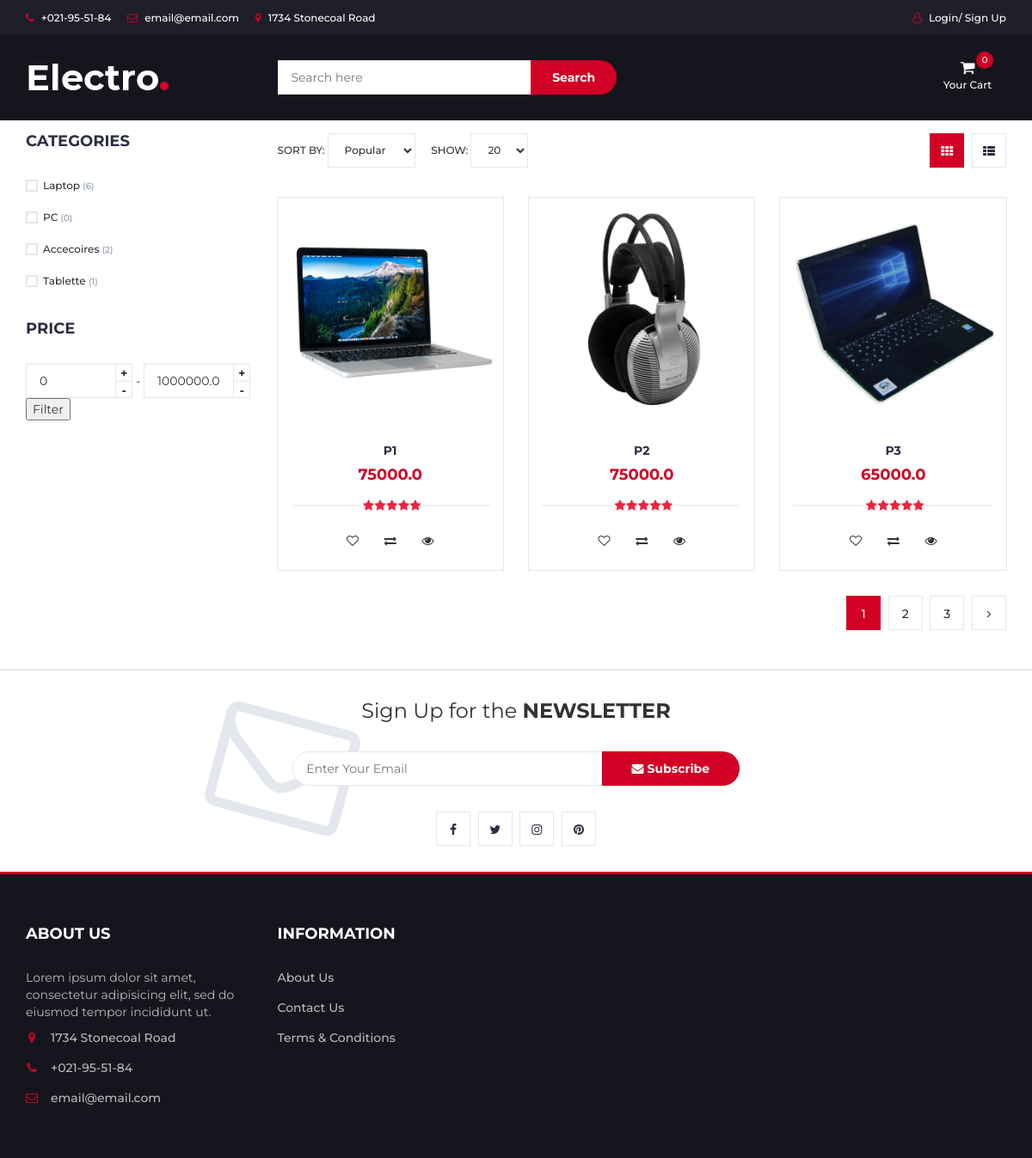
The page /store/ on the database as committed earlier.
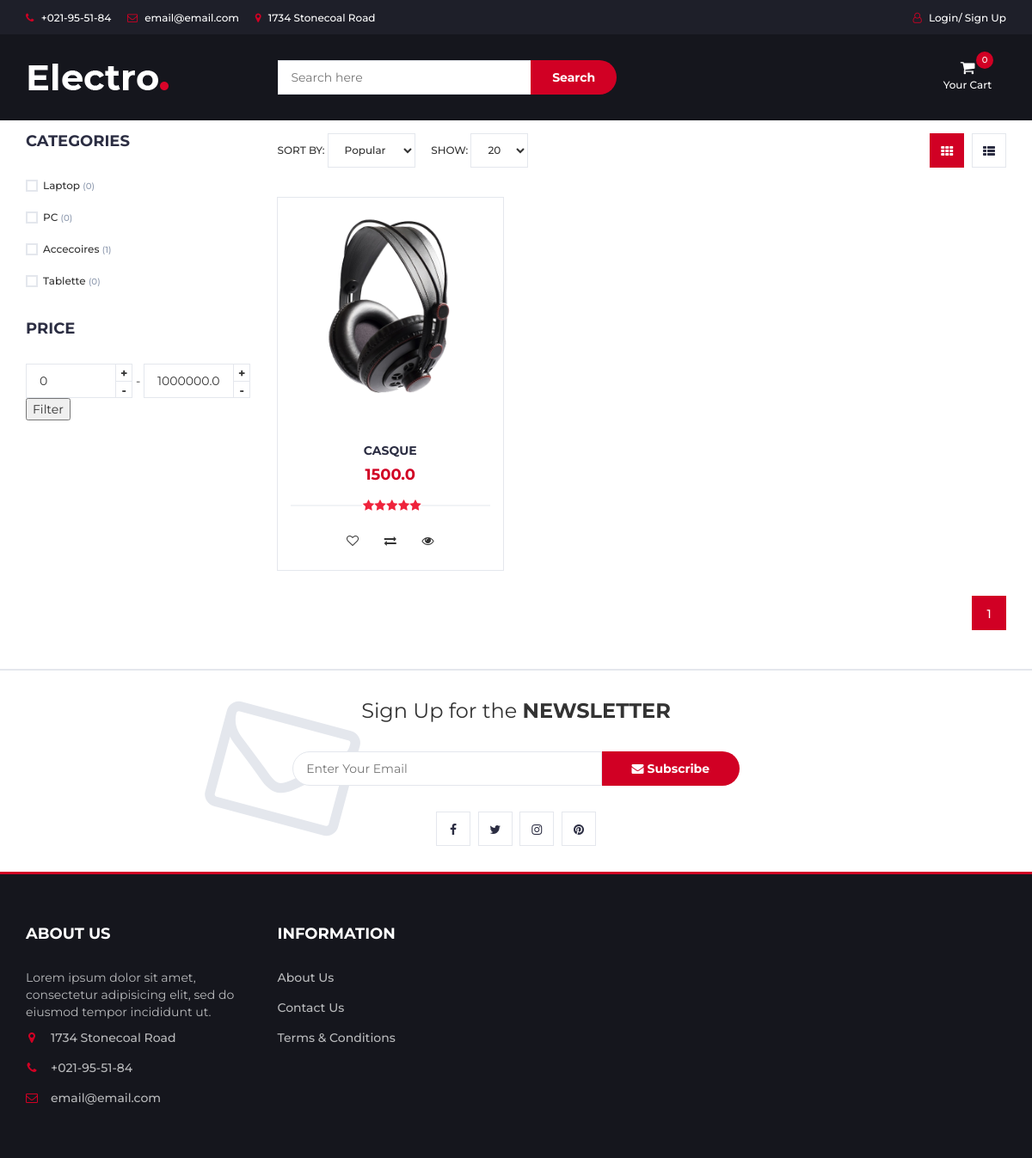
The same page on the database as committed later.
### store/models.py (models this page shows, shortened)
class Category(models.Model):
	id = models.UUIDField(
		default=uuid.uuid4,unique=True,
		primary_key=True,editable=False
		)
	name = models.CharField(max_length=20)

class Product(models.Model):
	id = models.UUIDField(
		default=uuid.uuid4,unique=True,
		primary_key=True,editable=False
		)
	title = models.CharField(max_length=25,null=True)
	description = models.TextField(null=True,blank=True)
	price = models.FloatField()
	quantity = models.PositiveIntegerField(default=1)
	sold = models.PositiveIntegerField(default=0)
	categories = models.ManyToManyField('Category')
	date_added = models.DateTimeField(auto_now_add=True,blank=True,null=True)
	isdiscount = models.BooleanField(default=False)
	new_price = models.FloatField(null = True, blank=True , default='product02.png')
	image = models.ImageField(default = "pc.png" ,null = True, blank = True)
	def __str__(self):
		return self.title

### store/views.py (the view)
# urls.py: path('',include('store.urls')),
def store(request):
	products = Product.objects.all()
	query = request.GET.get('query')
	if query:
		products = products.filter(title__icontains=query)
	if request.user.is_authenticated:
		customer = request.user.customer
		order , created = Order.objects.get_or_create(customer=customer,complete=False)
		items = order.orderitem_set.all()
	else :
		items = []
		order = {
			'get_cart_total':0,
			'get_cart_items':0,
			'id':uuid.uuid4()
		}
	selected_categories = request.GET.getlist('categories')
	min_price = request.GET.get('min_price','0')
	max_price = request.GET.get('max_price','1000000')
	print(f"Selected categories: {selected_categories}")
	print(f"Min price: {min_price}")
	print(f"Max price: {max_price}")
	if max_price:
		max_price = float(max_price)
		products = products.filter(price__lte=max_price)
	if min_price :
		products = products.filter(price__gte=float(min_price))
	if selected_categories:
		products = products.filter(categories__name__in = selected_categories)
	paginator = Paginator(products , 3)
	page_number = request.GET.get("page")
	page_obj = paginator.get_page(page_number)
	categories = Category.objects.all()
	max_price = str(max_price) if max_price else '1000000'
	min_price = str(min_price) if min_price else ''
	print(f" MAX = {max_price}")
	context = {
	 'page_obj': page_obj,
	 'categories': categories,
	 'selected_categories': selected_categories,
	 'min_price': min_price,
	  'max_price': max_price ,
	  'order':order,
	  'items':items}
	return render(request,'store/store.html',context)

### store/templatetags/custom_filter.py (called while the page is built)
@register.filter(name="dinarFormat")
def dinarFormat(value):
	res = "{:,}".format(int(value))
	res += "DA"
	return res

### store/templates/store/store.html (shortened to what this page needs)
{% extends 'store/base.html' %}
{% load static %}
{% block content %}
	<body>
			<div class="container">
				<div class="row">
					<div id="aside" class="col-md-3">
    <form method="GET" action="">
        <div class="aside">
            <h3 class="aside-title">Categories</h3>
            <div class="checkbox-filter">
                {% for category in categories %}
                <div class="input-checkbox">
                    <label for="category-{{ category.id }}">
                        <span></span>
                        {{ category.name }}
                        <small>({{ category.product_set.count }})</small>
                    </label>
                </div>
                {% endfor %}
            </div>
        </div>
        <div class="aside">
            <h3 class="aside-title">Price</h3>
            <div class="price-filter">
                <div class="input-number price-min">
                    <input id="price-min" type="number" name="min_price" value="{{ min_price }}">
                    <span class="qty-up">+</span>
                    <span class="qty-down">-</span>
                </div>
                <span>-</span>
                <div class="input-number price-max">
                    <input id="price-max" type="number" name="max_price" value="{{ max_price }}">
                    <span class="qty-up">+</span>
                    <span class="qty-down">-</span>
                </div>
            </div>
        </div>
        <button type="submit">Filter</button>
    							</form>
					</div>
					<div id="store" class="col-md-9">
						<div class="store-filter clearfix">
							<div class="store-sort">
								<label>
									Sort By:
									<select class="input-select">
										<option value="0">Popular</option>
									</select>
								</label>
								<label>
									Show:
									<select class="input-select">
										<option value="0">20</option>
									</select>
								</label>
							</div>
							<ul class="store-grid">
								<li class="active"><i class="fa fa-th"></i></li>
								<li><a href="#"><i class="fa fa-th-list"></i></a></li>
							</ul>
						</div>
						<div class="row">
							{% for product in page_obj %}
							<div class="col-md-4 col-xs-6">
								<div class="product">
									<div class="product-img">
										<img src="{{product.image.url}}" alt="">
									</div>
									<div class="product-body">
										<h3 class="product-name"><a href="{% url 'product' product.id %}">{{product}}</a></h3>
										<h4 class="product-price">{{product.price}}</h4>
										<div class="product-rating">
											<i class="fa fa-star"></i>
											<i class="fa fa-star"></i>
											<i class="fa fa-star"></i>
											<i class="fa fa-star"></i>
											<i class="fa fa-star"></i>
										</div>
										<div class="product-btns">
											<button class="add-to-wishlist"><i class="fa fa-heart-o"></i><span class="tooltipp">add to wishlist</span></button>
											<button class="add-to-compare"><i class="fa fa-exchange"></i><span class="tooltipp">add to compare</span></button>
											<button class="quick-view"><i class="fa fa-eye"></i><span class="tooltipp">quick view</span></button>
										</div>
									</div>
									<div class="add-to-cart">
										<button data-product="{{product.id}}"
												data-action="add"
												class="add-to-cart-btn update-cart"> Aad to Cart</button>
									</div>
								</div>
							</div>
							{% endfor %}
						</div>
						<div class="store-filter clearfix">
							<ul class="store-pagination">
								{% for num in page_obj.paginator.page_range %}
								{% if num == page_obj.number%}
								<li class="active">{{num}}</li>
								{%else%}
								<li><a href="?page={{num}}">{{num}}</a></li>
								{% endif %}
								{% endfor %}
								{% if page_obj.has_next%}
								<li><a href="?page={{page_obj.next_page_number}}"><i class="fa fa-angle-right"></i></a></li>
								{% endif %}
							</ul>
						</div>
					</div>
				</div>
			</div>
	</body>
{% endblock %}

### store/templates/store/base.html (shortened to what this page needs)
{% load static %}
{% load custom_filter %}
<!DOCTYPE html>
<html>
<head>
		<link type="text/css" rel="stylesheet" href="{% static 'css/bootstrap.min.css' %}"/>
		<link type="text/css" rel="stylesheet" href="{% static 'css/slick.css' %}"/>
		<link type="text/css" rel="stylesheet" href="{% static 'css/slick-theme.css' %}"/>
		<link type="text/css" rel="stylesheet" href="{% static 'css/nouislider.min.css' %}"/>
		<link type="text/css" rel="stylesheet" href="{% static 'css/font-awesome.min.css' %}"/>
		<link type="text/css" rel="stylesheet" href="{% static 'css/style.css' %}"/>
</head>
<header>
			<div id="top-header">
				<div class="container">
					<ul class="header-links pull-left">
						<li><a href="#"><i class="fa fa-phone"></i> +021-95-51-84</a></li>
						<li><a href="#"><i class="fa fa-envelope-o"></i> email@email.com</a></li>
						<li><a href="#"><i class="fa fa-map-marker"></i> 1734 Stonecoal Road</a></li>
					</ul>
					<ul class="header-links pull-right">
						{% if request.user.is_authenticated%}
						<li><a href="{% url 'logout'  %}"><i class="fa fa-user-o"></i> Logout </a></li>
						{% else %}
						<li><a href="{% url 'login'  %}"><i class="fa fa-user-o"></i> Login/ Sign Up</a></li>
						{% endif %}
					</ul>
				</div>
			</div>
			<div id="header">
				<div class="container">
					<div class="row">
						<div class="col-md-3">
							<div class="header-logo">
								<a href="{% url 'main' %}" class="logo">
									<img src="{% static 'images/logo.png' %}" alt="">
								</a>
							</div>
						</div>
						<div class="col-md-6">
							<div class="header-search">
								<form method="GET" action="{% url 'store' %}">
									<input class="input" name="query" placeholder="Search here">
									<button class="search-btn">Search</button>
								</form>
							</div>
						</div>
						<div class="col-md-3 clearfix">
							<div class="header-ctn">
								<div class="dropdown">
									<a class="dropdown-toggle" data-toggle="dropdown" aria-expanded="true">
										<i class="fa fa-shopping-cart"></i>
										<span>Your Cart</span>
										<div class="qty">{{order.get_cart_items}}</div>
									</a>
								</div>
							</div>
						</div>
					</div>
				</div>
			</div>
</header>
<body>
		{% block content %} {% endblock %}
</body>
		<div id="newsletter" class="section">
			<div class="container">
				<div class="row">
					<div class="col-md-12">
						<div class="newsletter">
							<p>Sign Up for the <strong>NEWSLETTER</strong></p>
							<form>
								<input class="input" type="email" placeholder="Enter Your Email">
								<button class="newsletter-btn"><i class="fa fa-envelope"></i> Subscribe</button>
							</form>
							<ul class="newsletter-follow">
								<li>
									<a href="#"><i class="fa fa-facebook"></i></a>
								</li>
								<li>
									<a href="#"><i class="fa fa-twitter"></i></a>
								</li>
								<li>
									<a href="#"><i class="fa fa-instagram"></i></a>
								</li>
								<li>
									<a href="#"><i class="fa fa-pinterest"></i></a>
								</li>
							</ul>
						</div>
					</div>
				</div>
			</div>
		</div>
		<footer id="footer">
			<div class="section">
				<div class="container">
					<div class="row">
						<div class="col-md-3 col-xs-6">
							<div class="footer">
								<h3 class="footer-title">About Us</h3>
								<p>Lorem ipsum dolor sit amet, consectetur adipisicing elit, sed do eiusmod tempor incididunt ut.</p>
								<ul class="footer-links">
									<li><a href="#"><i class="fa fa-map-marker"></i>1734 Stonecoal Road</a></li>
									<li><a href="#"><i class="fa fa-phone"></i>+021-95-51-84</a></li>
									<li><a href="#"><i class="fa fa-envelope-o"></i>email@email.com</a></li>
								</ul>
							</div>
						</div>
						<div class="col-md-3 col-xs-6">
							<div class="footer">
								<h3 class="footer-title">Information</h3>
								<ul class="footer-links">
									<li><a href="#">About Us</a></li>
									<li><a href="#">Contact Us</a></li>
									<li><a href="#">Terms & Conditions</a></li>
								</ul>
							</div>
						</div>
					</div>
				</div>
			</div>
		</footer>
</html>

Rows that differ between the two databases and show on the page:
removed Product: image (picture), title "P1", price "75000.0"
removed Product: image (picture), title "P2", price "75000.0"
removed Product: image (picture), title "P3", price "65000.0"
computed for Category "Laptop": product_set.count "6" → "0"
computed for Category "Accecoires": product_set.count "2" → "1"
computed for Category "Tablette": product_set.count "1" → "0"
added Product: image (picture), title "CASQUE", price "1500.0"
Other text that changed with them:
list line gone: "2"
list line gone: "3"
